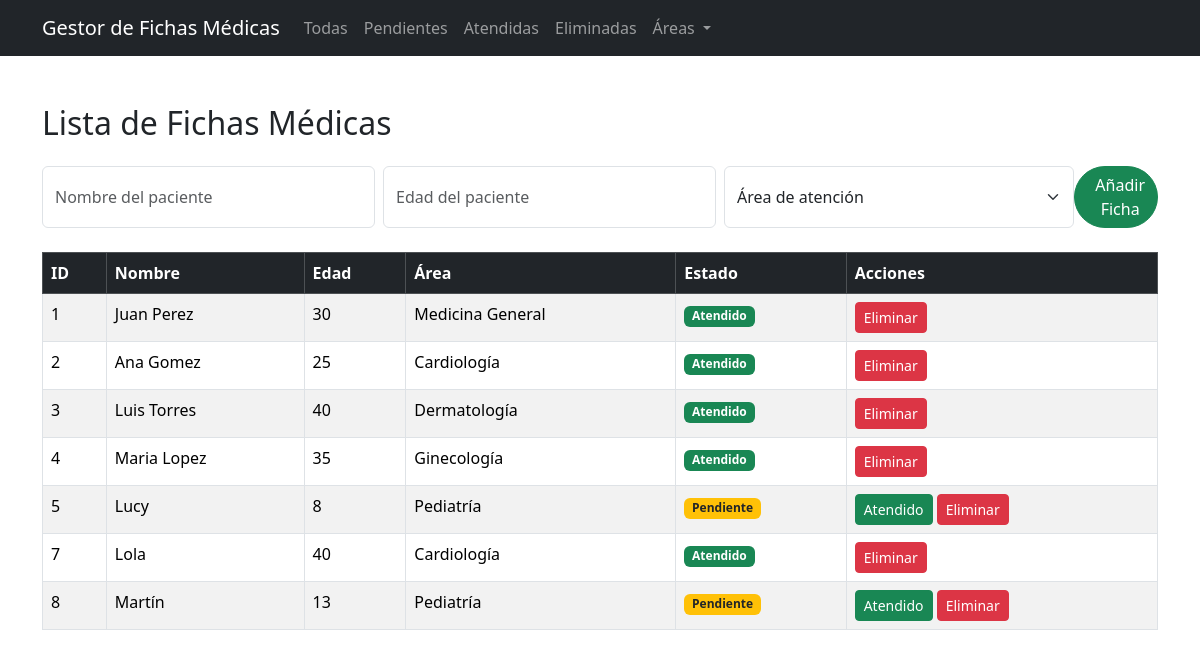
The page / on the database its author committed.
### tables this page shows
CREATE TABLE ficha (
  id INTEGER PRIMARY KEY AUTOINCREMENT,
  nombre TEXT NOT NULL,
  edad INTEGER NOT NULL,
  area TEXT NOT NULL,
  done BOOLEAN NOT NULL DEFAULT 0
, eliminado INTEGER DEFAULT 0);

### app.py (the view)
@app.route('/')
def index():
    conexion = obtener_conexion()
    fichas = conexion.execute('SELECT * FROM ficha WHERE eliminado = 0').fetchall()
    conexion.close()
    return render_template('index.html', fichas=fichas, title="Lista de Fichas Médicas")

### app.py (called while the page is built)
def obtener_conexion ():
    conexion = sqlite3.connect('fichas.db')
    conexion.row_factory = sqlite3.Row
    return conexion

### templates/index.html (shortened to what this page needs)
<!DOCTYPE html>
<html lang="en">
<head>
  <link href="https://cdn.jsdelivr.net/npm/bootstrap@5.3.7/dist/css/bootstrap.min.css" rel="stylesheet">
</head>
<body>
  <nav class="navbar navbar-expand-md navbar-dark bg-dark">
    <div class="container">
        <a href="#" class="navbar-brand">Gestor de Fichas Médicas</a>
        <div class="collapse navbar-collapse">
            <ul class="navbar-nav">
               <li class="nav-item"> <a href="/" class="nav-link">Todas</a></li>
               <li class="nav-item"><a href="/pendientes" class="nav-link">Pendientes</a></li>
               <li class="nav-item"><a href="/atendidas" class="nav-link">Atendidas</a></li>
               <li class="nav-item"><a href="/eliminadas" class="nav-link">Eliminadas</a></li>
               <li class="nav-item dropdown">
                    <a class="nav-link dropdown-toggle" href="#" role="button" data-bs-toggle="dropdown" aria-expanded="false">
                        Áreas
                    </a>
                </li>
            </ul>
        </div>
    </div>
  </nav>
  <div class="container" py-5>
    <h2 class="mt-5 mb-4">{{title}}</h2>
    <form method="POST" action="/add" class="d-flex mb-4">
        <input type="text" class="form-control me-2" name="nombre" placeholder="Nombre del paciente" required>
        <input type="text" class="form-control me-2" name="edad" placeholder="Edad del paciente" required>
        <select class="form-select" name="area" required>
            <option value="" disabled selected>Área de atención</option>
        </select>
        <button class="btn btn-success rounded-pill d-flex align-items-center gap-2" type="submit">
        Añadir Ficha
        </button>
    </form>
  <table class="table table-striped table-bordered table-hover">
    <thead class="table-dark">
      <tr>
        <th scope="col">ID</th>
        <th scope="col">Nombre</th>
        <th scope="col">Edad</th>
        <th scope="col">Área</th>
        <th scope="col">Estado</th>
        <th scope="col">Acciones</th>
      </tr>
    </thead>
  </div>
  <tbody>
  {% for ficha in fichas %}
  <tr>
    <td>{{ficha.id}}</td>
    <td>{{ficha.nombre}}</td>
    <td>{{ficha.edad}}</td>
    <td>{{ficha.area}}</td>
    <td>
      {% if ficha.eliminado %}
        <span class="badge bg-danger">Eliminado</span>
      {% elif ficha.done %}
        <span class="badge bg-success">Atendido</span>
      {% else %}
        <span class="badge bg-warning text-dark">Pendiente</span>
      {% endif %}
    </td>
    <td>
      {% if ficha.eliminado %}
        <a href="{{ url_for('restaurar_ficha', ficha_id=ficha.id) }}" class="btn btn-primary">Restaurar</a>
      {% elif ficha.done %}
        <a href="{{ url_for('eliminar_ficha', ficha_id=ficha.id) }}" class="btn btn-danger btn-sm boton-compacto">Eliminar</a>
      {% else %}
        <a href="{{ url_for('marcar_atendida', ficha_id=ficha.id) }}" class="btn btn-success btn-sm boton-compacto">Atendido</a>
        <a href="{{ url_for('eliminar_ficha', ficha_id=ficha.id) }}" class="btn btn-danger btn-sm boton-compacto">Eliminar</a>
        {% endif %}
    </td>
  </tr>
  {% endfor %}
</tbody>
</body>
</html>

### rows shown on the page
ficha: id "1", nombre "Juan Perez", edad "30", area "Medicina General", eliminado "Atendido"
ficha: id "2", nombre "Ana Gomez", edad "25", area "Cardiología", eliminado "Atendido"
ficha: id "3", nombre "Luis Torres", edad "40", area "Dermatología", eliminado "Atendido"
ficha: id "4", nombre "Maria Lopez", edad "35", area "Ginecología", eliminado "Atendido"
ficha: id "5", nombre "Lucy", edad "8", area "Pediatría", eliminado "Pendiente"
ficha: id "7", nombre "Lola", edad "40", area "Cardiología", eliminado "Atendido"
ficha: id "8", nombre "Martín", edad "13", area "Pediatría", eliminado "Pendiente"

### other values the page prints
{{ title }} "Lista de Fichas Médicas"
